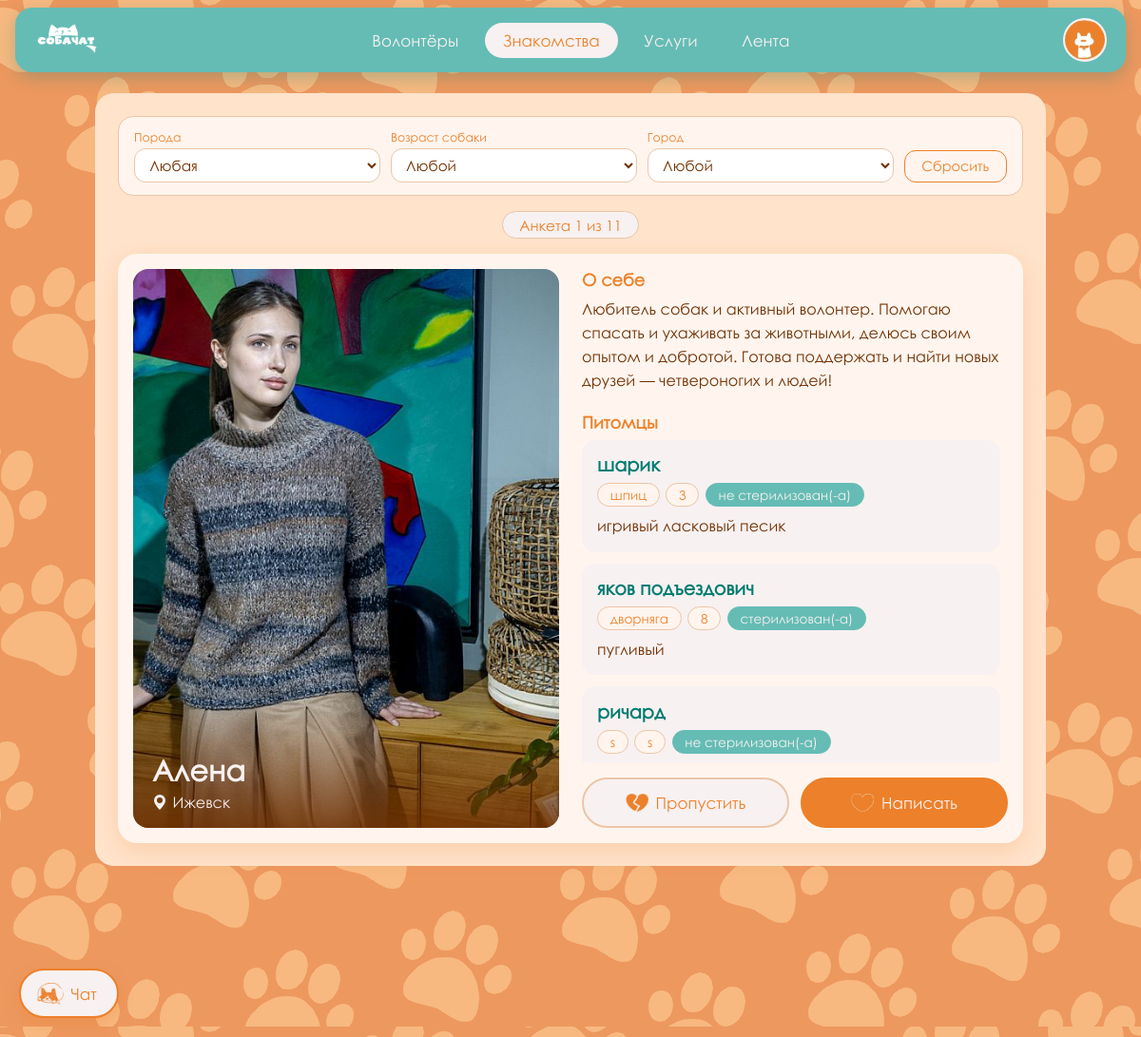
Screenshot of /meetings (signed in) with the database file from the repository.
### app/models.py (models this page shows, shortened)
class Base(DeclarativeBase): pass

class Users(UserMixin,Base):
    __tablename__ = 'users'
    id = Column(Integer, primary_key=True)
    login = Column(String(250), nullable=False)
    password = Column(String(250), nullable=False)
    name = Column(String(250))
    phone = Column(String(250))
    city = Column(String(250))
    birth = Column(String(250))
    image = Column(Text)
    created_at =  Column(DateTime, default=func.now())
    updated_at = Column(DateTime, default=func.now(), onupdate=func.now())
    about = Column(String)
    pets = relationship( "Pets", back_populates="users", cascade="all, delete", passive_deletes=False)
    posts = relationship( "Posts", back_populates="users", cascade="all, delete", passive_deletes=False)
    volonteers = relationship( "Volonteers", back_populates="users", cascade="all, delete", passive_deletes=False)
    profies = relationship( "Profies", back_populates="users", cascade="all, delete", passive_deletes=False)

class Pets(Base):
    __tablename__ = 'pets'
    id = Column(Integer, primary_key=True)
    nikname = Column(String(250), nullable=False)
    breed = Column(String(250))
    gender = Column(String(1))
    age = Column(String(250))
    neutered = Column(Boolean)
    about = Column(Text)
    image = Column(Text)
    created_at =  Column(DateTime, default=func.now())
    updated_at = Column(DateTime, default=func.now(), onupdate=func.now())
    user_id = Column(Integer, ForeignKey("users.id", ondelete="CASCADE"))
    users = relationship("Users", back_populates="pets")
    pedigree_items = relationship("Pedigree", back_populates="pet",cascade="all, delete-orphan", passive_deletes=True)

### app/__init__.py (the view)
@app.route('/meetings')
@login_required
def meetings():
    data = {"current_user_id":current_user.id if current_user.is_authenticated else 0,"file_css":'fruk.css',"title":'Знакомства',"meeting":[]}
    meeting = sess_SA.query(Users).all()
    for user in meeting:
        user_row = {}
        for key in Users.__table__.columns.keys():
            user_row[key] = getattr(user, key)
        userdata = sess_SA.query(Pets).filter(Pets.user_id == user.id).all()
        user_row["pets"]=[]
        for pet in userdata:
            pet_row={}
            pet_row["id"] = pet.id
            pet_row["has_pedigree"] = bool(pet.pedigree_items)
            pet_row["nickname"] = getattr(pet, "nikname")
            pet_row["age"] = getattr(pet, "age")
            pet_row["breed"] = getattr(pet, "breed")
            pet_row["neutered"] = getattr(pet, "neutered")
            pet_row["about"] = getattr(pet, "about")
            user_row["pets"].append(pet_row)
        data['meeting'].append(user_row)
    return render_template("znakomitsa.html",data=data)

### app/__init__.py (called while the page is built)
@login_manager.user_loader
def load_user(id):
  return sess_SA.get(Users, int(id))

@app.context_processor
def inject_service_types():
    return {'service_types': SERVICES}

### app/templates/znakomitsa.html (shortened to what this page needs)
{% extends "base.html" %}
{% block content %}
<div class="zn-page">
    {% if not data.meeting %}
    <div class="zn-empty">
        <p>Пока нет анкет для знакомства. Загляните позже!</p>
    </div>
    {% else %}
    <form class="zn-filters" id="znFilters" onsubmit="return false" aria-label="Фильтры анкет">
        <label class="zn-f">
            <span class="zn-f-label">Порода</span>
            <select id="znBreed"><option value="">Любая</option></select>
        </label>
        <label class="zn-f">
            <span class="zn-f-label">Возраст собаки</span>
            <select id="znAge">
                <option value="">Любой</option>
            </select>
        </label>
        <label class="zn-f">
            <span class="zn-f-label">Город</span>
            <select id="znCity"><option value="">Любой</option></select>
        </label>
        <button type="button" class="zn-f-reset" data-zn-reset>Сбросить</button>
    </form>
    <div class="zn-counter" aria-live="polite">Анкета 1 из {{ data.meeting | length }}</div>
    {% for user in data.meeting %}
    {% set user_img = url_for('static', filename='uploads/' + user.login + '/' + user.image, v=1) if user.image else '/static/img/ava.png' %}
    {% set pj = [] %}
    {% for pet in user.pets %}{% set _ = pj.append({'b': pet.breed or '', 'a': pet.age or ''}) %}{% endfor %}
    <article class="zn-card" data-city="{{ user.city or '' }}" data-pets='{{ pj | tojson }}'>
        <div class="zn-photo-wrap">
            <img class="zn-photo" src="{{ user_img }}" alt="{{ user.name }}">
            <div class="zn-caption">
                <h1 class="zn-name">{{ user.name }}{% if user.age %}, <span class="zn-age">{{ user.age }}</span>{% endif %}</h1>
                {% if user.city %}
                <p class="zn-city">
                    <svg width="16" height="16" fill="currentColor" viewBox="0 0 16 16" aria-hidden="true">
                        <path d="M8 16s6-5.686 6-10A6 6 0 0 0 2 6c0 4.314 6 10 6 10m0-7a3 3 0 1 1 0-6 3 3 0 0 1 0 6"/>
                    </svg>
                    {{ user.city }}
                </p>
                {% endif %}
            </div>
        </div>
        <div class="zn-body">
            <div class="zn-info">
                {% if user.about %}
                <section class="zn-section">
                    <h2 class="zn-heading">О себе</h2>
                    <p class="zn-text">{{ user.about }}</p>
                </section>
                {% endif %}
                {% if user.pets %}
                <section class="zn-section">
                    <h2 class="zn-heading">Питомцы</h2>
                    {% for pet in user.pets %}
                    <div class="zn-pet">
                        <h3 class="zn-pet-name">{{ pet.nickname }}</h3>
                        <div class="zn-tags">
                            {% if pet.breed %}<span class="zn-tag">{{ pet.breed }}</span>{% endif %}
                            {% if pet.age %}<span class="zn-tag">{{ pet.age }}</span>{% endif %}
                            <span class="zn-tag zn-tag-accent">
                                {% if pet.neutered %}стерилизован(-а){% else %}не стерилизован(-а){% endif %}
                            </span>
                        </div>
                        {% if pet.about %}<p class="zn-text">{{ pet.about }}</p>{% endif %}
                    </div>
                    {% endfor %}
                </section>
                {% endif %}
            </div>
            <div class="zn-actions">
                <button type="button" class="zn-act zn-pass" title="Пропустить">
                    <img src="/static/img/unlike.png" alt="">
                    Пропустить
                </button>
                <button type="button" class="zn-act zn-like" title="Написать сообщение"
                        onclick="showModalEdit(event)"
                        data-whatever="{{ url_for('get_messages', id_chat = user.id) }}">
                    <img src="/static/img/like.png" alt="">
                    Написать
                </button>
            </div>
        </div>
    </article>
    {% endfor %}
    {% endif %}
</div>
{% endblock %}

### app/static/fruk.css (style rules this page uses)
* { box-sizing: border-box; }
body { background-image: url(img/dwwdw.png); }
h1 { color:#007c72; font-family: 'centurygothic'; }
h2 { color:#65BCB5; font-family: 'centurygothic'; }
h3 { color:#703000; font-family: 'centurygothic'; font-size: 15px; }
label { color:#ED802A; font-family: 'centurygothic'; font-size: 20px; width:25%; }
.zn-page { width: min(100% - 4vw, 1000px); margin: 2vh auto 4vh; padding: 1.5rem; display: flex; flex-direction: column; align-items: center; gap: 1rem; background-color: #ffe3cb; border-radius: 20px; font-family: 'centurygothic', sans-serif; }
.zn-counter { padding: 0.3rem 1.1rem; font-size: 0.95rem; color: #ED802A; background-color: #F8F1F1; border: 1px solid #ebc5a7; border-radius: 999px; }
.zn-card { width: 100%; display: grid; grid-template-columns: 1fr 1fr; gap: 1.5rem; height: clamp(480px, 72vh, 620px); padding: 1rem; background-color: #fff5ee; border-radius: 20px; box-shadow: 0 8px 24px rgba(237, 128, 42, 0.2); }
.zn-js .zn-card { display: none; }
.zn-js .zn-card.is-active { display: grid; animation: zn-in 0.35s ease-out; }
.zn-photo-wrap { position: relative; min-height: 0; overflow: hidden; border-radius: 16px; background-color: #F8F1F1; }
.zn-photo { display: block; width: 100%; height: 100%; object-fit: cover; }
.zn-caption { position: absolute; left: 0; right: 0; bottom: 0; padding: 3rem 1.25rem 1.1rem; color: #F8F1F1; background: linear-gradient(to top, rgba(112, 48, 0, 0.85), rgba(112, 48, 0, 0)); }
.zn-name { margin: 0; font-size: 1.9rem; line-height: 1.15; color: #F8F1F1; overflow-wrap: anywhere; }
.zn-city { display: flex; align-items: center; gap: 0.35rem; margin: 0.35rem 0 0; font-size: 1rem; }
.zn-body { display: flex; flex-direction: column; min-width: 0; min-height: 0; }
.zn-info { flex: 1; min-height: 0; overflow-y: auto; padding-right: 0.5rem; }
.zn-section + .zn-section { margin-top: 1.25rem; }
.zn-heading { margin: 0 0 0.5rem; font-size: 1.1rem; color: #ED802A; }
.zn-text { margin: 0; line-height: 1.55; color: #703000; white-space: pre-line; overflow-wrap: anywhere; }
.zn-pet { margin-bottom: 0.75rem; padding: 0.9rem 1rem; background-color: #F8F1F1; border-radius: 14px; }
.zn-pet-name { margin: 0 0 0.5rem; font-size: 1.2rem; color: #007c72; }
.zn-tags { display: flex; flex-wrap: wrap; gap: 0.4rem; margin-bottom: 0.5rem; }
.zn-tag { padding: 0.2rem 0.8rem; font-size: 0.85rem; color: #ED802A; background-color: #fff5ee; border: 1px solid #ebc5a7; border-radius: 999px; }
.zn-tag-accent { color: #F8F1F1; background-color: #65BCB5; border-color: #65BCB5; }
.zn-actions { display: flex; gap: 0.75rem; padding-top: 1rem; }
.zn-act { flex: 1; display: flex; align-items: center; justify-content: center; gap: 0.5rem; padding: 0.8rem 1rem; font-family: inherit; font-size: 1.05rem; border-radius: 999px; cursor: pointer; transition: transform 0.2s ease, box-shadow 0.2s ease, background-color 0.2s ease; }
.zn-act img { width: 1.5rem; height: 1.5rem; object-fit: contain; pointer-events: none; }
.zn-pass { color: #ED802A; background-color: #F8F1F1; border: 2px solid #ebc5a7; }
.zn-like { color: #F8F1F1; background-color: #ED802A; border: 2px solid #ED802A; }
.zn-filters { display: none; width: 100%; flex-wrap: wrap; align-items: flex-end; gap: 0.7rem; padding: 0.8rem 1rem; background-color: #fff5ee; border: 1px solid #ebc5a7; border-radius: 16px; }
.zn-js .zn-filters { display: flex; }
.zn-f { flex: 1 1 150px; min-width: 0; display: flex; flex-direction: column; gap: 0.25rem; margin: 0; }
.zn-f-label { font-size: 0.78rem; color: #ED802A; }
.zn-f select { width: 100%; padding: 0.45rem 0.7rem; font-family: inherit; font-size: 0.95rem; color: #703000; background-color: #fff; border: 1px solid #ebc5a7; border-radius: 12px; cursor: pointer; }
.zn-f-reset { padding: 0.48rem 1.1rem; font-family: inherit; font-size: 0.9rem; color: #ED802A; background: transparent; border: 1px solid #ED802A; border-radius: 12px; cursor: pointer; transition: background-color 0.2s ease; }

### rows the page displays
Users: name "Алена", city "Ижевск", about "Любитель собак и активный волонтер. Помогаю спасать и ухаживать за животными, делюсь своим опытом и добротой. Готова поддержать и найти новых друзей — четвероногих и людей!"
Pets: nickname "шарик", breed "шпиц", age "3", shows "не стерилизован(-а)", about "игривый ласковый песик"
Pets: nickname "яков подъездович", breed "дворняга", age "8", shows "стерилизован(-а)", about "пугливый"
Pets: nickname "ричард", breed "s", age "s", shows "не стерилизован(-а)"
